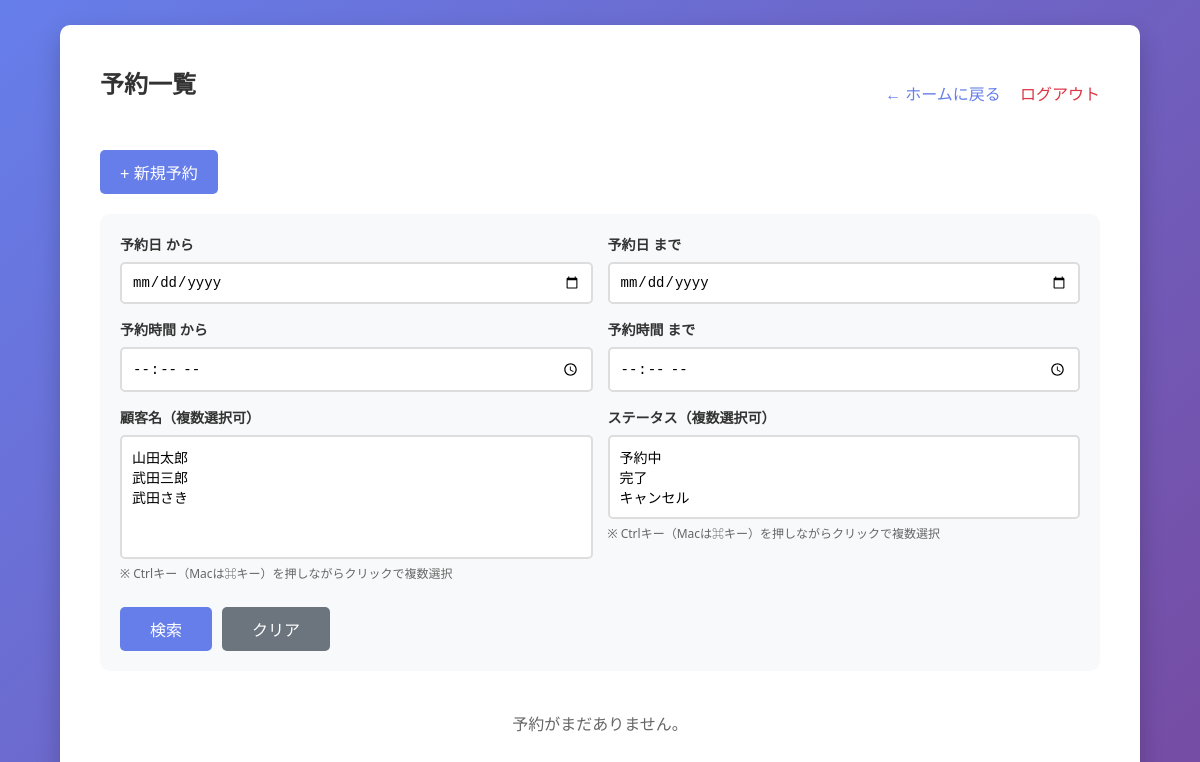
/reservation/ (signed in), run on an earlier commit of the app's database.
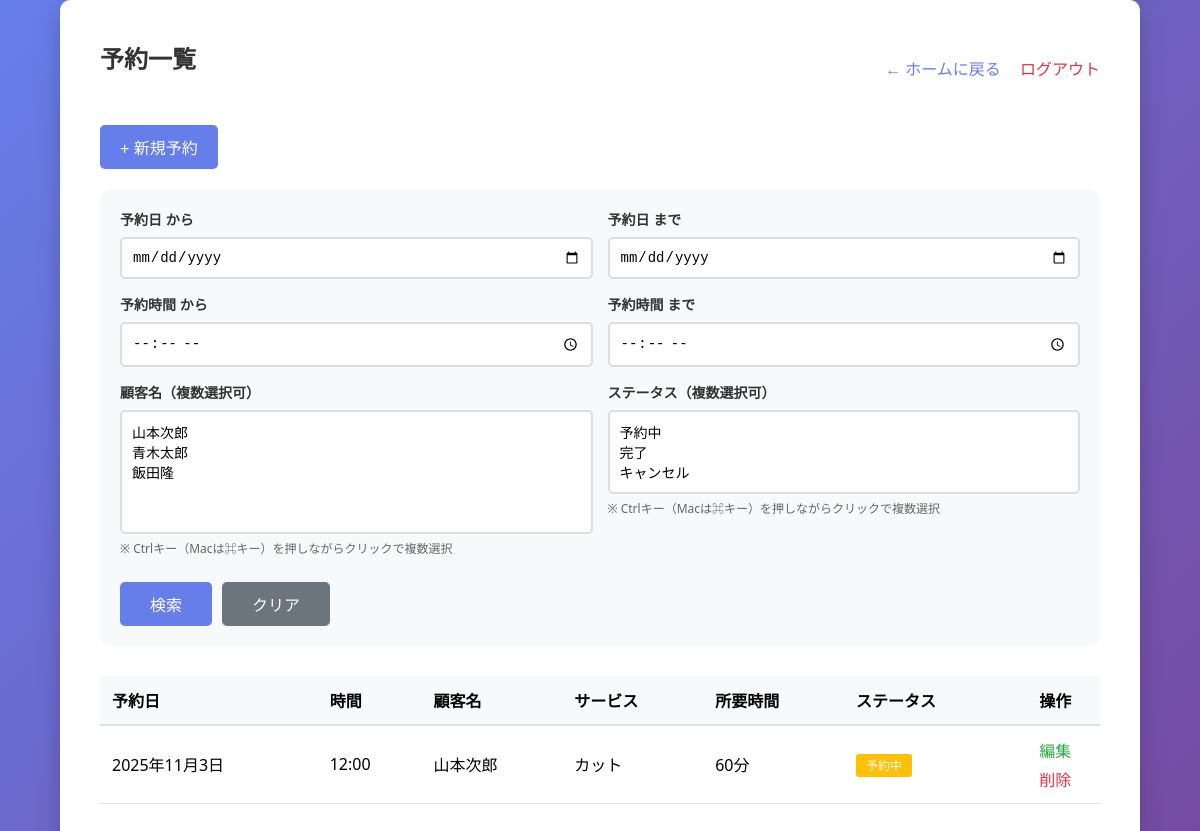
And on a later commit of the database.
### main/models.py (models this page shows, shortened)
class Reservation(models.Model):
    STATUS_CHOICES = [
        ('pending', '予約中'),
        ('completed', '完了'),
        ('cancelled', 'キャンセル'),
    ]
    user = models.ForeignKey(Customer, on_delete=models.SET_NULL, null=True, blank=True, verbose_name="顧客")
    reservation_date = models.DateField(verbose_name="予約日")
    reservation_time = models.TimeField(verbose_name="予約時間")
    status = models.CharField(max_length=20, choices=STATUS_CHOICES, default='pending', verbose_name="ステータス")
    guest_name = models.CharField(max_length=100, blank=True, verbose_name="ゲスト名")
    guest_email = models.EmailField(blank=True, verbose_name="ゲストメール")
    notes = models.TextField(blank=True, verbose_name="備考")
    created_at = models.DateTimeField(auto_now_add=True, verbose_name="作成日時")
    updated_at = models.DateTimeField(auto_now=True, verbose_name="更新日時")
    class Meta:
        verbose_name = "予約"
        verbose_name_plural = "予約"

class Customer(models.Model):
    phone_regex = RegexValidator(
        regex=r'^0\d{1,4}-?\d{1,4}-?\d{3,4}$',
        message="正しい電話番号形式で入力してください。（例: 090-1234-5678、03-1234-5678、0120-123-456）"
    )
    name = models.CharField(max_length=100, verbose_name="顧客名")
    phone_number = models.CharField(
        max_length=20,
        verbose_name="電話番号",
        validators=[phone_regex]
    )
    email = models.EmailField(unique=True, verbose_name="メールアドレス")  # 追加
    memo = models.TextField(blank=True, verbose_name="メモ")
    last_visit_date = models.DateField(null=True, blank=True, verbose_name="最終来店日")
    created_at = models.DateTimeField(auto_now_add=True, verbose_name="登録日時")
    updated_at = models.DateTimeField(auto_now=True, verbose_name="更新日時")
    class Meta:
        verbose_name = "顧客"
        verbose_name_plural = "顧客"

### main/views.py (the view)
# urls.py: path('reservation/', views.reservation_list, name='reservation_list'),
@login_required
def reservation_list(request):
    reservations = Reservation.objects.all()
    date_from = request.GET.get('date_from', '')
    date_to = request.GET.get('date_to', '')
    if date_from:
        reservations = reservations.filter(reservation_date__gte=date_from)
    if date_to:
        reservations = reservations.filter(reservation_date__lte=date_to)
    time_from = request.GET.get('time_from', '')
    time_to = request.GET.get('time_to', '')
    if time_from:
        reservations = reservations.filter(reservation_time__gte=time_from)
    if time_to:
        reservations = reservations.filter(reservation_time__lte=time_to)
    customer_ids = request.GET.getlist('customers')
    if customer_ids:
        reservations = reservations.filter(customer_id__in=customer_ids)
    statuses = request.GET.getlist('statuses')
    if statuses:
        reservations = reservations.filter(status__in=statuses)
    all_customers = Customer.objects.all()
    status_choices = Reservation.STATUS_CHOICES
    return render(request, 'main/reservation_list.html', {
        'reservations': reservations,
        'all_customers': all_customers,
        'status_choices': status_choices,
        'date_from': date_from,
        'date_to': date_to,
        'time_from': time_from,
        'time_to': time_to,
        'selected_customers': customer_ids,
        'selected_statuses': statuses,
    })

### main/templates/main/reservation_list.html (shortened to what the changed rows need)
{% extends 'main/base.html' %}
{% block content %}
<div style="display: flex; justify-content: space-between; align-items: center; margin-bottom: 20px;">
    <h2>予約一覧</h2>
    <div>
    </div>
</div>
<div style="margin-bottom: 20px;">
    <a href="{% url 'reservation_add' %}" style="text-decoration: none;">
    </a>
</div>
<form method="GET" style="margin-bottom: 30px; background: #f8f9fa; padding: 20px; border-radius: 10px;">
    <div style="display: grid; grid-template-columns: 1fr 1fr; gap: 15px; margin-bottom: 15px;">
        <div>
            <label for="customers" style="display: block; font-size: 14px; font-weight: bold; color: #333; margin-bottom: 8px;">顧客名（複数選択可）</label>
            <select id="customers" name="customers" multiple size="5"
                    style="width: 100%; padding: 10px; border: 2px solid #ddd; border-radius: 5px; font-size: 14px;">
                {% for customer in all_customers %}
                <option value="{{ customer.pk }}" {% if customer.pk|stringformat:"s" in selected_customers %}selected{% endif %}>
                </option>
                {% endfor %}
            </select>
            <small style="color: #666; font-size: 12px; display: block; margin-top: 5px;">
                ※ Ctrlキー（Macは⌘キー）を押しながらクリックで複数選択
            </small>
        </div>
    </div>
    <div style="display: flex; gap: 10px;">
    </div>
</form>
{% if reservations %}
<div style="overflow-x: auto;">
    <table style="width: 100%; border-collapse: collapse; background: white;">
        <thead>
            <tr style="background: #f8f9fa; border-bottom: 2px solid #dee2e6;">
                <th style="padding: 12px; text-align: left;">予約日</th>
                <th style="padding: 12px; text-align: left;">時間</th>
                <th style="padding: 12px; text-align: left;">顧客名</th>
                <th style="padding: 12px; text-align: left;">サービス</th>
                <th style="padding: 12px; text-align: left;">所要時間</th>
                <th style="padding: 12px; text-align: left;">ステータス</th>
                <th style="padding: 12px; text-align: center;">操作</th>
            </tr>
        </thead>
        <tbody>
            {% for reservation in reservations %}
            <tr style="border-bottom: 1px solid #dee2e6;">
                <td style="padding: 12px;">{{ reservation.reservation_date }}</td>
                <td style="padding: 12px;">{{ reservation.reservation_time }}</td>
                <td style="padding: 12px;">{{ reservation.customer.name }}</td>
                <td style="padding: 12px;">{{ reservation.service }}</td>
                <td style="padding: 12px;">{{ reservation.duration }}分</td>
                <td style="padding: 12px;">
                    {% if reservation.status == 'pending' %}
                        <span style="background: #ffc107; color: white; padding: 3px 10px; border-radius: 3px; font-size: 12px;">予約中</span>
                    {% elif reservation.status == 'completed' %}
                        <span style="background: #28a745; color: white; padding: 3px 10px; border-radius: 3px; font-size: 12px;">完了</span>
                    {% else %}
                        <span style="background: #6c757d; color: white; padding: 3px 10px; border-radius: 3px; font-size: 12px;">キャンセル</span>
                    {% endif %}
                </td>
                <td style="padding: 12px; text-align: center;">
                    <div style="display: flex; flex-direction: column; gap: 5px; align-items: center;">
                        <a href="{% url 'reservation_edit' reservation.pk %}"
                           style="color: #28a745; text-decoration: none;">編集</a>
                        <a href="{% url 'reservation_delete' reservation.pk %}"
                           style="color: #dc3545; text-decoration: none;"
                           onclick="return confirm('本当に削除しますか？')">削除</a>
                    </div>
                </td>
            </tr>
            {% endfor %}
        </tbody>
    </table>
</div>
{% else %}
<p style="text-align: center; color: #666; margin-top: 40px;">
    {% if query %}
    「{{ query }}」に一致する予約が見つかりませんでした。
    {% else %}
    予約がまだありません。
    {% endif %}
</p>
{% endif %}
{% endblock %}

What changed in the data, as far as the page shows it:
added Reservation: reservation_date "2025年11月3日", reservation_time "12:00", customer.name "山本次郎", service "カット", duration "60", status "予約中"
Also different on the page:
form field customers: "山田太郎 / 武田三郎 / 武田さき" → "山本次郎 / 青木太郎 / 飯田隆"
text no longer shown: "予約がまだありません。"
text now shown: "予約日 時間 顧客名 サービス 所要時間 ステータス 操作"
